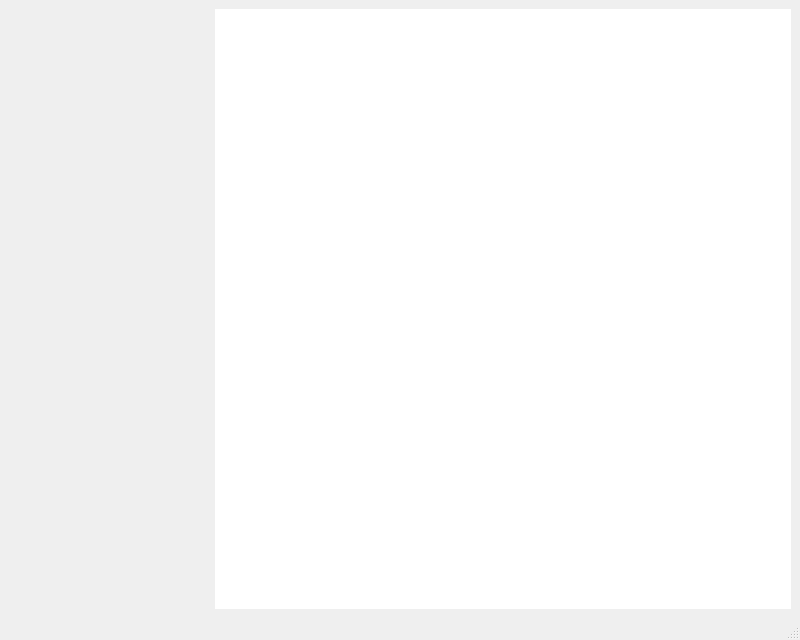
<?xml version="1.0" encoding="UTF-8"?>
<ui version="4.0">
 <class>MainWindow</class>
 <widget class="QMainWindow" name="MainWindow">
  <property name="geometry">
   <rect>
    <x>0</x>
    <y>0</y>
    <width>800</width>
    <height>500</height>
   </rect>
  </property>
  <property name="sizePolicy">
   <sizepolicy hsizetype="MinimumExpanding" vsizetype="Preferred">
    <horstretch>0</horstretch>
    <verstretch>0</verstretch>
   </sizepolicy>
  </property>
  <property name="windowTitle">
   <string>MainWindow</string>
  </property>
  <property name="styleSheet">
   <string notr="true"/>
  </property>
  <widget class="QWidget" name="centralwidget">
   <property name="styleSheet">
    <string notr="true"/>
   </property>
   <layout class="QHBoxLayout" name="horizontalLayout_2">
    <item>
     <widget class="Navi" name="widget" native="true">
      <property name="sizePolicy">
       <sizepolicy hsizetype="Fixed" vsizetype="Expanding">
        <horstretch>0</horstretch>
        <verstretch>0</verstretch>
       </sizepolicy>
      </property>
      <property name="minimumSize">
       <size>
        <width>200</width>
        <height>0</height>
       </size>
      </property>
     </widget>
    </item>
    <item>
     <widget class="Dane" name="widget_2" native="true">
      <property name="sizePolicy">
       <sizepolicy hsizetype="Expanding" vsizetype="Minimum">
        <horstretch>0</horstretch>
        <verstretch>0</verstretch>
       </sizepolicy>
      </property>
      <property name="minimumSize">
       <size>
        <width>0</width>
        <height>600</height>
       </size>
      </property>
      <property name="focusPolicy">
       <enum>Qt::TabFocus</enum>
      </property>
      <property name="autoFillBackground">
       <bool>false</bool>
      </property>
      <property name="styleSheet">
       <string notr="true">QWidget {
	background-color : white;
}</string>
      </property>
     </widget>
    </item>
   </layout>
  </widget>
  <widget class="QMenuBar" name="menubar">
   <property name="geometry">
    <rect>
     <x>0</x>
     <y>0</y>
     <width>800</width>
     <height>21</height>
    </rect>
   </property>
  </widget>
  <widget class="QStatusBar" name="statusbar"/>
 </widget>
 <customwidgets>
  <customwidget>
   <class>Navi</class>
   <extends>QWidget</extends>
   <header>navi.h</header>
   <container>1</container>
  </customwidget>
  <customwidget>
   <class>Dane</class>
   <extends>QWidget</extends>
   <header location="global">dane.h</header>
   <container>1</container>
  </customwidget>
 </customwidgets>
 <resources/>
 <connections/>
</ui>
